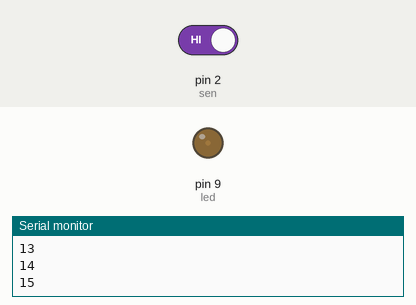
Simulated run of this sketch. Board: Arduino Uno, built with avr-gcc and run on an emulated ATmega328P. Parts: output pins drawn as LEDs (lit = HIGH), the last lines printed to the serial monitor. Inputs (shaded band) come from the test bench; at power-on: pin 2 (sen) HIGH.

Above: at 0.15 s.
At 1.26 s:
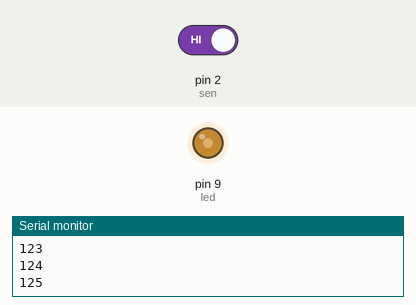
1.3 s: pin 2 (sen) driven LOW
At 2.3 s:
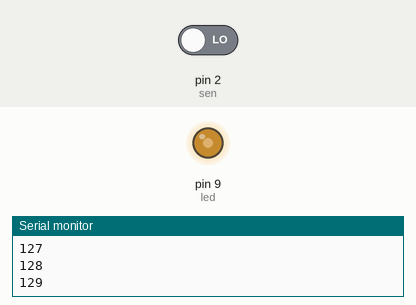
Timing chart, 0 to 4.3 s (numbered marks = the images above; inputs shaded):
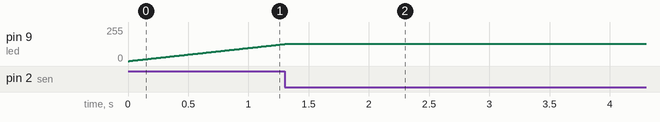

The sketch:

LED_Dimmer.ino
```cpp
int led = 9;
int sen=2;
int val=0;
boolean state=0;

void setup()
{
  pinMode(sen,INPUT);
  //pinMode(led,OUTPUT);

  digitalWrite(sen,LOW);
  //digitalWrite(led,LOW);
  Serial.begin(9600);
}

void loop()
{
 back:
 if(digitalRead(sen)==LOW)
 goto back;
 while(digitalRead(sen)==HIGH)
 {
  if(state)
  {
  val--;
  if(val<0)
  val=0;
  Serial.println(val);
  delay(2);
  analogWrite(led,val);
  }
  else
  {
  val++;
  if(val>255)
  val=255;
  Serial.println(val);
  delay(10);
  analogWrite(led,val);
  }
 }
 state=!state;
}
```

Measured:
- after the input at 1.3 s, pin 9 (led): goes on until 1.3 s, then stays 129/255
